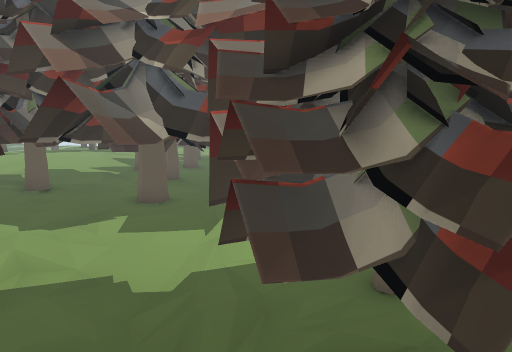
View 1 (above)

24 first-person views from a walk through a 3-D level made in the Unity game engine. The camera is 1.4 m above the floor, tilts 8° down and sees 70° across. The floor is counted in squares, 0.5 m on a side. Each view is taken from the middle of a square. On the plan, view 1 faces up. The plan holds only what a view shows up to about 20 squares ahead; the rest is blank. The place goes on beyond the plan.

View 2
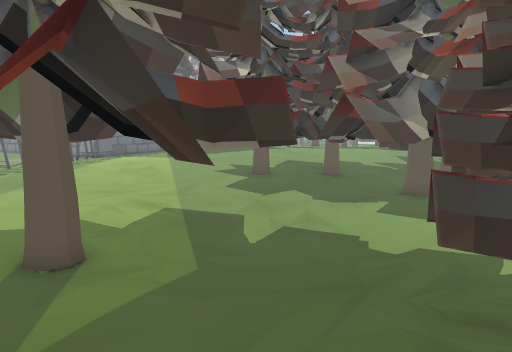

View 3
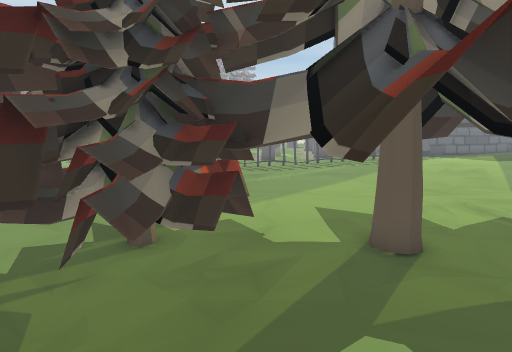

View 4
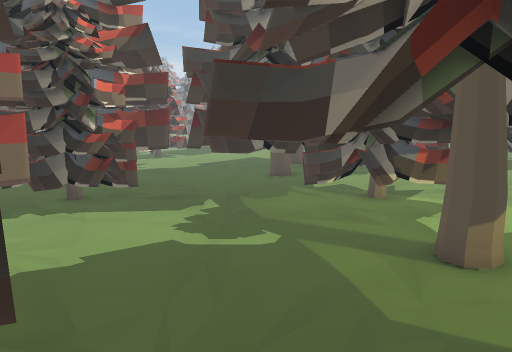

View 5
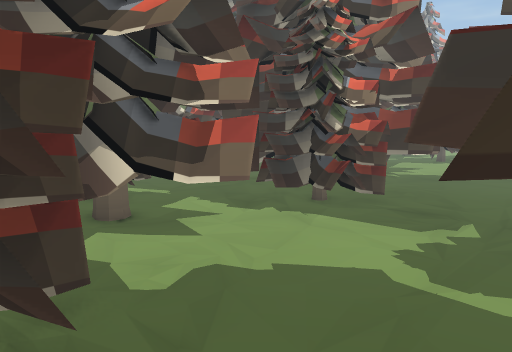

View 6
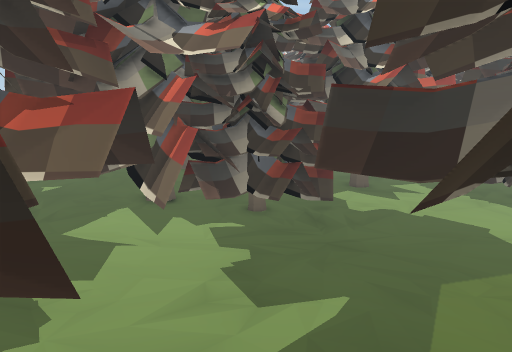

View 7
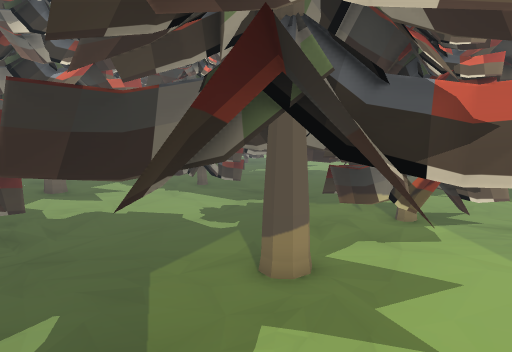

View 8
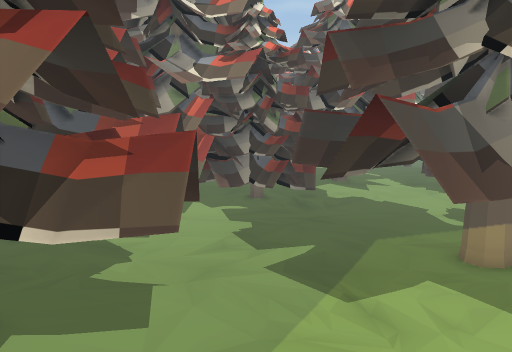

View 9
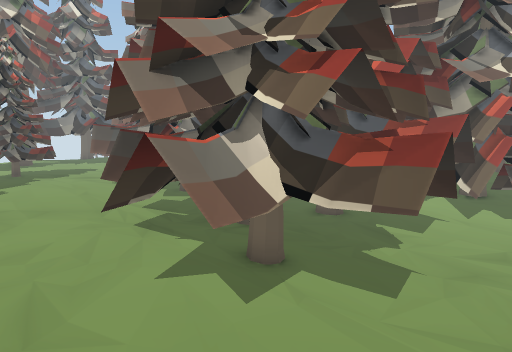

View 10
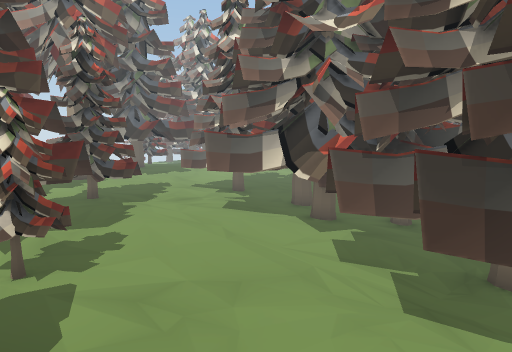

View 11
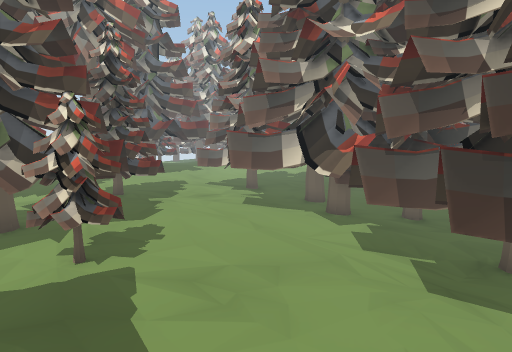

View 12
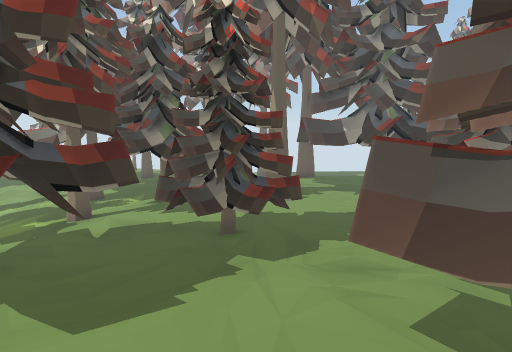

View 13
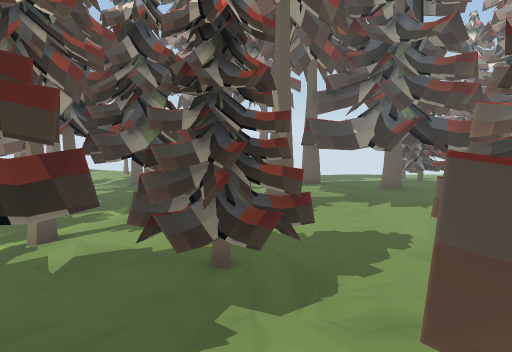

View 14
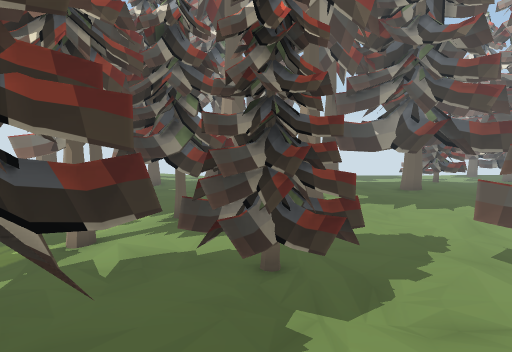

View 15
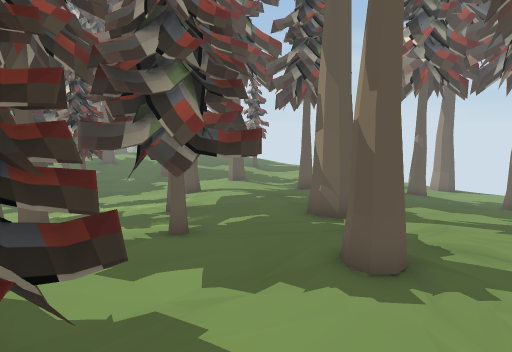

View 16
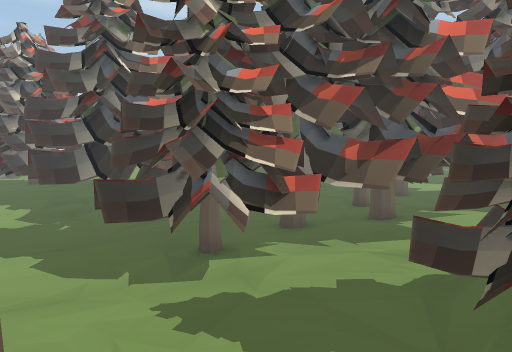

View 17
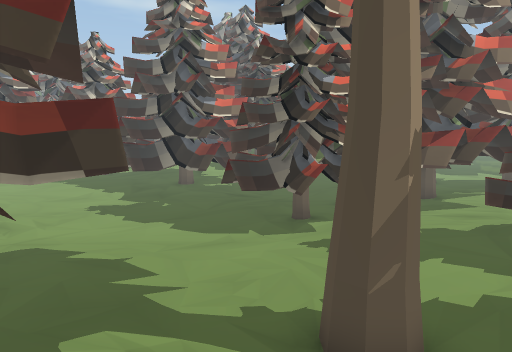

View 18
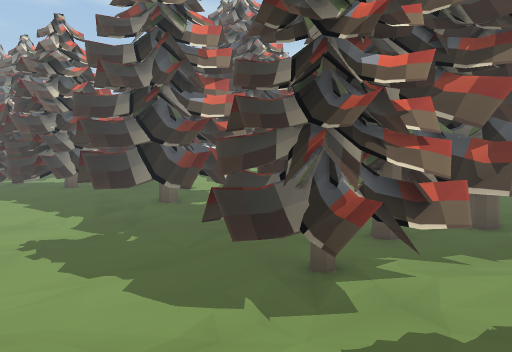

View 19
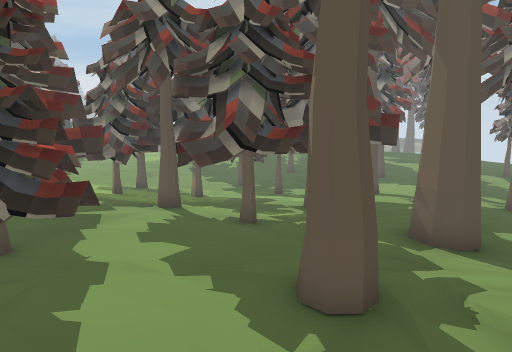

View 20
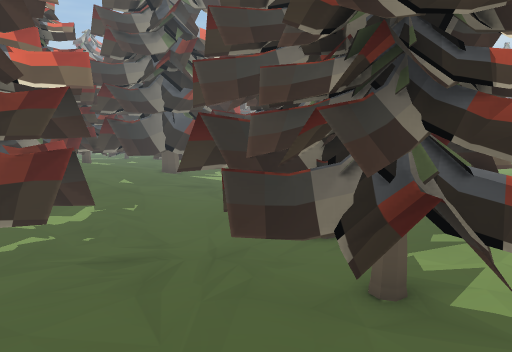

View 21
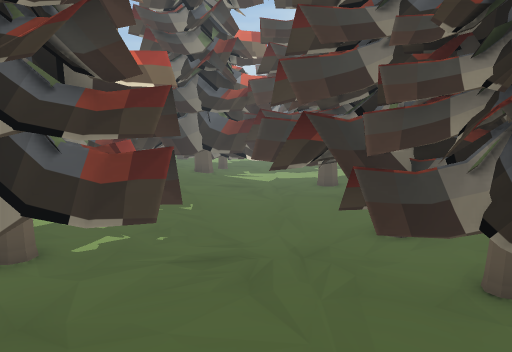

View 22
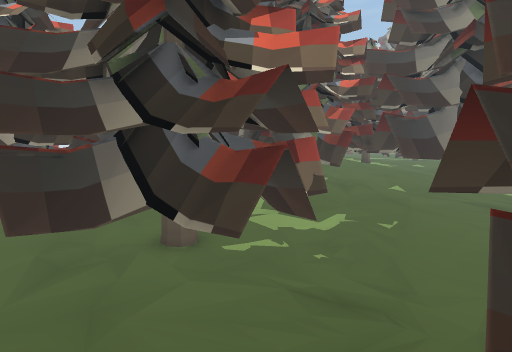

View 23
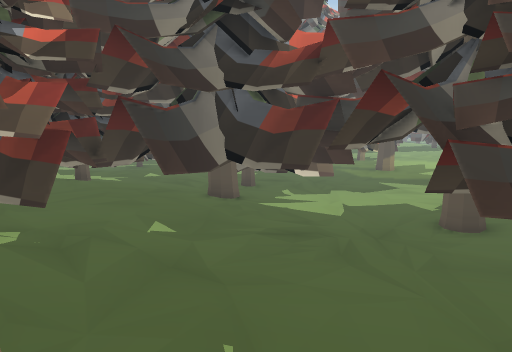

View 24
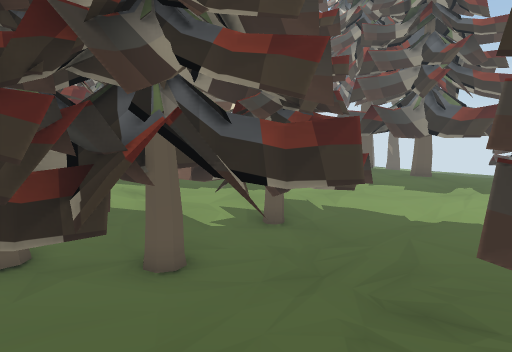

### Floor plan
Key: @ floor where view 1 was taken; . main floor; : floor 0.25 m higher than the main floor; - floor 0.25 m lower than the main floor; T pine tree; F fence; O other object.
Columns run from 19 left of view 1 to 7 right of it. Each row starts with its distance up from view 1.
 36 .TT...T:::TTTTTTTTT
 35 TTTT:TTT:::T:TTTTTT
 34  TTTT::::::::TTTTTT...
 33 TTTTT::::T::.TTT...........
 32 TTTTTTT:TT::...............
 31 TTTTTTT:::::..........--...
 30  . TTTT:::::.........---...
 29  ..TTTT:::::...TT....---...
 28  .TT:::TT:::TTTTT...-..TTT.
 27  .::::TTTT::.TTTTT..--.TTT.
 26 T TT  TTTT::.TTTTTT.-TTTTTT
 25 TTTTTTTTTT::TTTTTTT--TTTTTT
 24 TTTTTT::::::TTTTTTTT-TTTTTT
 23   TTTT::::TTTTTTTTT---TTTT
 22    TTTT::TTTTTTTTTT---TTTT
 21    TTT:::TTTTTTTTTTT--TT T
 20   TTT:::::TTT TTTTTT--...
 19   :TT:::::TTTTTTTTT--....
 18   :T::::::TTTTTTTTT--....:
 17   :::::::TTTTTTTTTT--....TT
 16   ::::::TTTTTTTTTTTT-....TT
 15    :::::TTTTTTTTTTTT--...TT
 14     :::TTTTTTT  TTTTT-.TTTT
 13     :::TTTT TTT TTTTTTTTTTT
 12  :: :::TTTTTTTT-TTTTTTTTTT
 11     ::TTTTTTTTTTTTTTTTTTT T
 10  :: :TTTTTTTTTTTT-TTTTTTTTT
  9  ::::TTTTTTTTTTTT-TTT T T
  8  ::::..TTTT-T-TTT-TTTTT  T
  7  :::....TTT-------TTTTT  TT
  6  :::......---------TTTT  .
  5  :::......-T--TT--TTTTTT .
  4   :......TTTT-TTT--TTTTTTTT
  3  :.......TTTTTTTT---TTTTTTT
  2 F.........TTTTTTT------TTTT
  1 F........TTTTTTTTT-----TTT
  0 F.......TTTTTT-TTTT@--TTTTT
 -1  ....... TTTT-TTTT----TTTTT
 -2   ......   TTTTTTTT----T-TT
 -3   .........TTTT-------TTT
 -4          ..TTTTT-----TTTTT
 -5            TTTTT-----TTTTTT
 -6           TTTTTT-----TTTTTT
 -7           TTTTTTT--T--TT  T
 -8             TTTTTTTT--T TTT
 -9             .. TTTTTTTTTT T
-10                  TTTTTTTTT
-11     O   T        TTT-TTTT
-12     O  TT  TTT   TT ----TTO
-13     OO      T           OOO

Where each view was taken, in squares from view 1:
view 1: 0 up, 0 right, facing up
view 2: 2 down, 2 right, facing up-left
view 3: 3 down, 2 right, facing left
view 4: 7 up, 2 left, facing down
view 5: 5 up, 3 left, facing down-right
view 6: 6 up, 11 left, facing right
view 7: 6 up, 11 left, facing down-right
view 8: 6 up, 15 left, facing right
view 9: 5 up, 16 left, facing up-right
view 10: 12 up, 17 left, facing up-right
view 11: 12 up, 18 left, facing up-right
view 12: 17 up, 11 left, facing up
view 13: 19 up, 11 left, facing up
view 14: 19 up, 12 left, facing up
view 15: 26 up, 7 left, facing up-left
view 16: 32 up, 12 left, facing down-right
view 17: 36 up, 12 left, facing down-right
view 18: 33 up, 9 left, facing down-right
view 19: 31 up, 5 left, facing left
view 20: 32 up, 2 left, facing down
view 21: 32 up, 0 right, facing down
view 22: 29 up, 2 left, facing down-right
view 23: 23 up, 2 right, facing down
view 24: 18 up, 3 right, facing up-left
